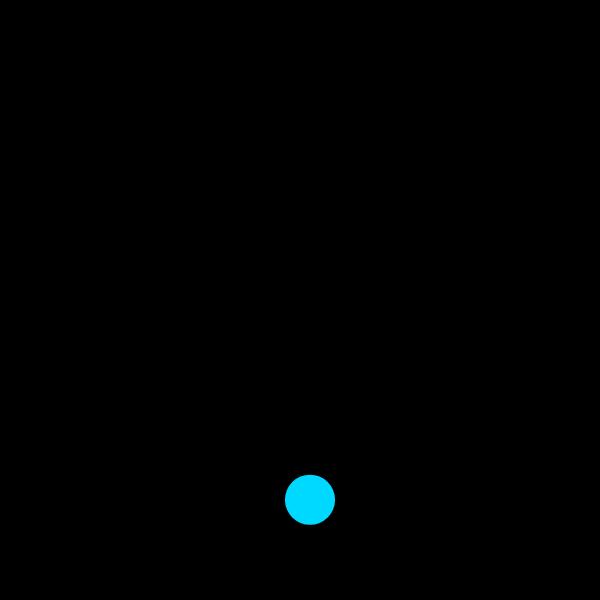
Frame 1 (no input)
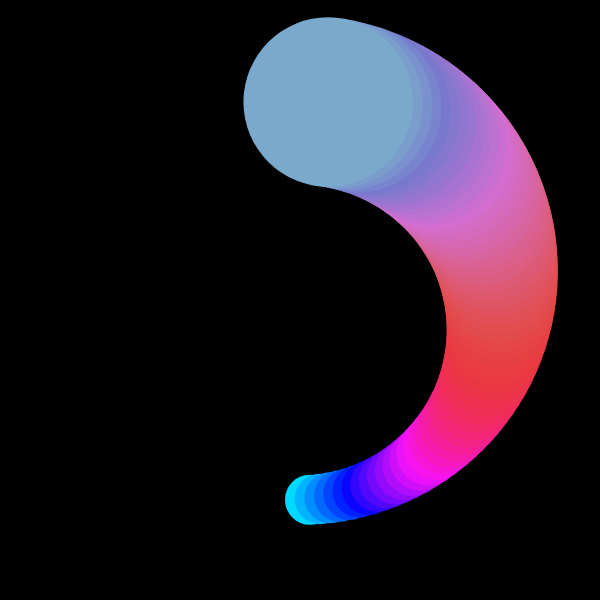
Frame 60 (no input)
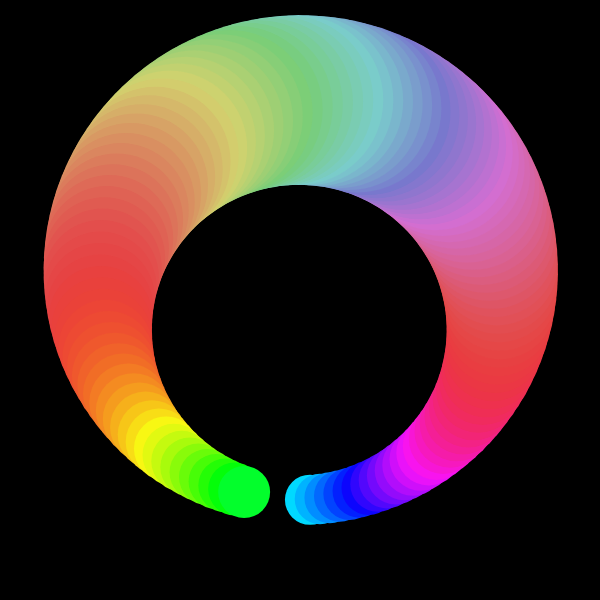
Frame 120 (the mouse pressed at the canvas centre since frame 60)

The p5.js sketch that drew these frames (run headless with seeded random() and noise() and a simulated clock; from frame 60 on, the mouse is pressed at the canvas centre):

// p5.js sketch
// ── sketch.js
let posX;
let posY;
let sizeX, sizeY;
let vel;

let radio;

function setup() {
  createCanvas(600, 600);
  background(0);

  posX  = width/2;
  posY  = height/2;
  sizeX = 50;
  sizeY = 50;
  radio = 200;
  noStroke();
  
  colorMode(HSB, 360, 100, 100);
}



function draw() {
  //background(27);

  vel  = frameCount*0.05;
  let oscilacion = 180 + sin(vel)*180;
  
  posX = width/2  + sin(vel)*radio;
  posY = height/2 + cos(vel)*radio;
  sizeX  += sin(vel)*3;
  sizeY  += sin(vel)*3;
  
  fill(180 + sin(vel)*180, 70+cos(vel)*30, 90+cos(vel)*10);
  ellipse(posX, posY, sizeX, sizeY);
  
  print(posX + " , " + oscilacion);
}
